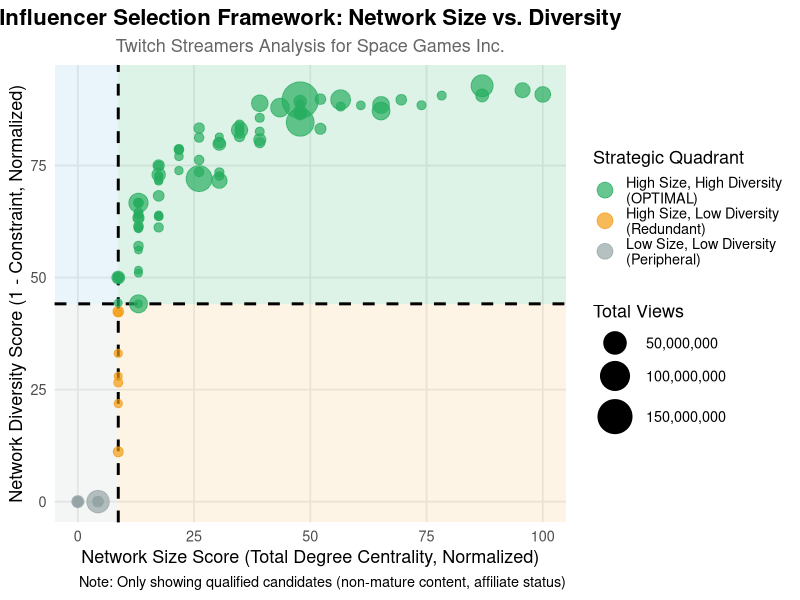
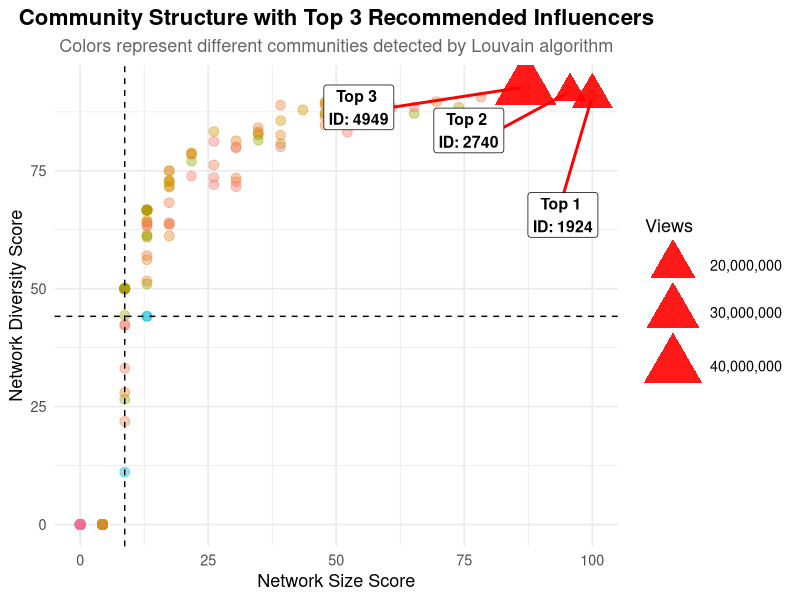

Generate these figures, in order, with R:
## ---- chunk 1
knitr::opts_chunk$set(echo = TRUE, warning = FALSE, message = FALSE, fig.width = 10, fig.height = 8)
## ---- chunk 2
# Load required libraries
library(tidyverse)
library(igraph)
library(ggplot2)
library(scales)
library(knitr)
library(gridExtra)
library(RColorBrewer)

# Set theme for plots
theme_set(theme_minimal(base_size = 12))
## ---- chunk 3
# Read Twitch network data
edges <- read_csv("data/twitch/Twitch_edges.csv")
nodes <- read_csv("data/twitch/Twitch_nodes.csv")

cat("Network structure:\n")
cat("- Nodes:", nrow(nodes), "\n")
cat("- Edges:", nrow(edges), "\n")
cat("- Potential edges:", nrow(nodes) * (nrow(nodes) - 1), "\n")
cat("- Density:", round(nrow(edges) / (nrow(nodes) * (nrow(nodes) - 1)), 4), "\n")
## ---- chunk 4
# Apply business filters
filtered_nodes <- nodes %>%
  filter(
    Mature_content == FALSE,  # Age-appropriate content for 16+ game
    Affiliate == TRUE         # Professional monetization capability
  )

cat("\n=== FILTERING RESULTS ===\n")
cat("Original candidates:", nrow(nodes), "\n")
cat("After removing mature content:", sum(!nodes$Mature_content),
    "(", round(sum(!nodes$Mature_content)/nrow(nodes)*100, 1), "%)\n")
cat("Final qualified candidates:", nrow(filtered_nodes),
    "(", round(nrow(filtered_nodes)/nrow(nodes)*100, 1), "%)\n")

# Get IDs of qualified candidates
qualified_ids <- filtered_nodes$ID
## ---- chunk 5
# Create full network
g_full <- graph_from_data_frame(d = edges, vertices = nodes$ID, directed = TRUE)

# Create subgraph with only qualified candidates
g_qualified <- induced_subgraph(g_full, vids = as.character(qualified_ids))

cat("\n=== NETWORK STRUCTURE ===\n")
cat("Full network:\n")
cat("  Nodes:", vcount(g_full), "\n")
cat("  Edges:", ecount(g_full), "\n")
cat("\nQualified candidates network:\n")
cat("  Nodes:", vcount(g_qualified), "\n")
cat("  Edges:", ecount(g_qualified), "\n")
cat("  Density:", round(edge_density(g_qualified), 4), "\n")
## ---- chunk 6
# Calculate degree centrality measures
degree_metrics <- data.frame(
  ID = as.numeric(V(g_qualified)$name),
  in_degree = degree(g_qualified, mode = "in"),
  out_degree = degree(g_qualified, mode = "out"),
  total_degree = degree(g_qualified, mode = "all")
) %>%
  arrange(desc(total_degree))

# Summary statistics
cat("\n=== DEGREE CENTRALITY SUMMARY ===\n")
cat("\nIn-Degree (Followers within qualified network):\n")
print(summary(degree_metrics$in_degree))

cat("\nOut-Degree (Following within qualified network):\n")
print(summary(degree_metrics$out_degree))

cat("\nTotal Degree:\n")
print(summary(degree_metrics$total_degree))

# Top 10 by network size
cat("\n=== TOP 10 BY NETWORK SIZE ===\n")
top_degree <- degree_metrics %>%
  head(10) %>%
  left_join(nodes, by = "ID") %>%
  select(ID, Channel_ID, total_degree, in_degree, out_degree, Views)

kable(top_degree, caption = "Top 10 Streamers by Total Degree Centrality")
## ---- chunk 7
# Check if the qualified network has edges
if(ecount(g_qualified) == 0) {
  cat("WARNING: Qualified network has no edges. Using full network for diversity analysis.\n")
  g_for_diversity <- g_full
  # Filter to only qualified IDs after calculating on full network
  use_full_network <- TRUE
} else {
  g_for_diversity <- g_qualified
  use_full_network <- FALSE
}

# Calculate constraint (inverse measure of diversity)
# Lower constraint = more structural holes = more diverse network
constraint_scores <- constraint(g_for_diversity)

# Replace NA values (nodes with no connections or isolated) with 1 (maximum constraint)
constraint_scores[is.na(constraint_scores)] <- 1

# Calculate effective size (Burt's measure of non-redundant contacts)
# Higher effective size = more diverse contacts
ego_sizes <- ego_size(g_for_diversity, order = 1, mode = "all")
effective_size <- ego_sizes - constraint_scores * ego_sizes

# Replace NA in effective size with 0
effective_size[is.na(effective_size)] <- 0

# Create diversity metrics dataframe
diversity_metrics <- data.frame(
  ID = as.numeric(V(g_for_diversity)$name),
  constraint = constraint_scores,
  effective_size = effective_size,
  diversity_score = 1 - constraint_scores  # Convert to 0-1 scale (higher = more diverse)
)

# If we used full network, filter to only qualified IDs
if(use_full_network) {
  diversity_metrics <- diversity_metrics %>%
    filter(ID %in% qualified_ids)
}

# Final cleanup and arrange
diversity_metrics <- diversity_metrics %>%
  filter(!is.na(diversity_score)) %>%  # Remove any remaining NA values
  arrange(constraint)  # Arrange by lowest constraint (highest diversity)

cat("\n=== NETWORK DIVERSITY SUMMARY ===\n")
cat("\nConstraint (lower = more diverse):\n")
print(summary(diversity_metrics$constraint))

cat("\nEffective Size (higher = more diverse):\n")
print(summary(diversity_metrics$effective_size))

# Top 10 by network diversity
cat("\n=== TOP 10 BY NETWORK DIVERSITY ===\n")
top_diversity <- diversity_metrics %>%
  head(10) %>%
  left_join(nodes, by = "ID") %>%
  select(ID, Channel_ID, constraint, effective_size, diversity_score, Views)

kable(top_diversity, caption = "Top 10 Streamers by Network Diversity (Lowest Constraint)")
## ---- chunk 8
# Combine degree and diversity metrics
combined_metrics <- degree_metrics %>%
  inner_join(diversity_metrics, by = "ID") %>%  # Use inner_join to keep only matched records
  left_join(nodes, by = "ID") %>%
  filter(!is.na(constraint), !is.na(diversity_score)) %>%  # Remove any NA diversity scores
  mutate(
    # Normalize metrics to 0-100 scale for comparison
    size_score = (total_degree - min(total_degree)) /
                 (max(total_degree) - min(total_degree)) * 100,
    diversity_score_scaled = diversity_score * 100
  )

# Calculate median splits for quadrant analysis (with na.rm=TRUE for safety)
median_size <- median(combined_metrics$size_score, na.rm = TRUE)
median_diversity <- median(combined_metrics$diversity_score_scaled, na.rm = TRUE)

cat("\n=== QUADRANT THRESHOLDS ===\n")
cat("Median Network Size Score:", round(median_size, 2), "\n")
cat("Median Diversity Score:", round(median_diversity, 2), "\n")
cat("Valid candidates with scores:", nrow(combined_metrics), "\n")

# Assign quadrants
combined_metrics <- combined_metrics %>%
  mutate(
    quadrant = case_when(
      size_score >= median_size & diversity_score_scaled >= median_diversity ~ "High Size, High Diversity\n(OPTIMAL)",
      size_score >= median_size & diversity_score_scaled < median_diversity ~ "High Size, Low Diversity\n(Redundant)",
      size_score < median_size & diversity_score_scaled >= median_diversity ~ "Low Size, High Diversity\n(Niche)",
      size_score < median_size & diversity_score_scaled < median_diversity ~ "Low Size, Low Diversity\n(Peripheral)",
      TRUE ~ "Uncategorized"  # Catch-all for any edge cases
    )
  )

# Count by quadrant
quadrant_summary <- combined_metrics %>%
  count(quadrant) %>%
  arrange(desc(n))

cat("\n=== DISTRIBUTION ACROSS QUADRANTS ===\n")
kable(quadrant_summary, caption = "Number of Candidates in Each Quadrant")
## ---- chunk 9
# Define colors for quadrants
quadrant_colors <- c(
  "High Size, High Diversity\n(OPTIMAL)" = "#27ae60",      # Green
  "High Size, Low Diversity\n(Redundant)" = "#f39c12",     # Orange
  "Low Size, High Diversity\n(Niche)" = "#3498db",         # Blue
  "Low Size, Low Diversity\n(Peripheral)" = "#95a5a6"      # Gray
)

# Create the main quadrant plot
p1 <- ggplot(combined_metrics, aes(x = size_score, y = diversity_score_scaled)) +
  # Add quadrant backgrounds
  annotate("rect", xmin = -Inf, xmax = median_size,
           ymin = median_diversity, ymax = Inf,
           fill = "#3498db", alpha = 0.1) +
  annotate("rect", xmin = median_size, xmax = Inf,
           ymin = median_diversity, ymax = Inf,
           fill = "#27ae60", alpha = 0.15) +
  annotate("rect", xmin = -Inf, xmax = median_size,
           ymin = -Inf, ymax = median_diversity,
           fill = "#95a5a6", alpha = 0.1) +
  annotate("rect", xmin = median_size, xmax = Inf,
           ymin = -Inf, ymax = median_diversity,
           fill = "#f39c12", alpha = 0.1) +

  # Add median lines
  geom_vline(xintercept = median_size, linetype = "dashed",
             color = "black", size = 1) +
  geom_hline(yintercept = median_diversity, linetype = "dashed",
             color = "black", size = 1) +

  # Add points colored by quadrant
  geom_point(aes(color = quadrant, size = Views), alpha = 0.7) +

  # Color scale
  scale_color_manual(values = quadrant_colors) +
  scale_size_continuous(range = c(2, 12), labels = comma) +

  # Labels and theme
  labs(
    title = "Influencer Selection Framework: Network Size vs. Diversity",
    subtitle = "Twitch Streamers Analysis for Space Games Inc.",
    x = "Network Size Score (Total Degree Centrality, Normalized)",
    y = "Network Diversity Score (1 - Constraint, Normalized)",
    color = "Strategic Quadrant",
    size = "Total Views",
    caption = "Note: Only showing qualified candidates (non-mature content, affiliate status)"
  ) +
  theme_minimal(base_size = 13) +
  theme(
    plot.title = element_text(face = "bold", size = 16, hjust = 0.5),
    plot.subtitle = element_text(hjust = 0.5, color = "gray40"),
    legend.position = "right",
    panel.grid.minor = element_blank()
  ) +
  guides(
    color = guide_legend(override.aes = list(size = 5)),
    size = guide_legend(override.aes = list(alpha = 1))
  )

print(p1)
## ---- chunk 10
# Focus on optimal quadrant (High Size, High Diversity)
optimal_candidates <- combined_metrics %>%
  filter(quadrant == "High Size, High Diversity\n(OPTIMAL)") %>%
  arrange(desc(size_score + diversity_score_scaled)) %>%  # Combined ranking
  mutate(
    combined_score = size_score + diversity_score_scaled,
    rank = row_number()
  )

cat("\n=== OPTIMAL QUADRANT CANDIDATES ===\n")
cat("Total candidates in optimal quadrant:", nrow(optimal_candidates), "\n\n")

# Top 15 optimal candidates
top_optimal <- optimal_candidates %>%
  head(15) %>%
  select(rank, ID, Channel_ID, total_degree, diversity_score,
         size_score, diversity_score_scaled, combined_score, Views, Days_active)

kable(top_optimal,
      digits = 2,
      caption = "Top 15 Candidates in Optimal Quadrant (High Size + High Diversity)",
      col.names = c("Rank", "ID", "Channel ID", "Total Degree", "Diversity",
                    "Size Score", "Diversity Score", "Combined Score", "Views", "Days Active"))
## ---- chunk 11
# Select top 3 for detailed analysis
top_3 <- optimal_candidates %>%
  head(3)

cat("\n=== TOP 3 RECOMMENDED INFLUENCERS ===\n\n")

for(i in 1:3) {
  candidate <- top_3[i, ]

  cat("---------------------------------------------------\n")
  cat("RANK", i, "- Channel ID:", candidate$Channel_ID, "\n")
  cat("---------------------------------------------------\n")

  cat("\n[NETWORK METRICS]\n")
  cat("  *  Total Network Size:", candidate$total_degree, "connections\n")
  cat("  *  In-Degree (Followers):", candidate$in_degree, "\n")
  cat("  *  Out-Degree (Following):", candidate$out_degree, "\n")
  cat("  *  Network Diversity Score:", round(candidate$diversity_score, 3), "\n")
  cat("  *  Constraint (lower = better):", round(candidate$constraint, 3), "\n")
  cat("  *  Effective Network Size:", round(candidate$effective_size, 1), "non-redundant contacts\n")

  cat("\n[ENGAGEMENT METRICS]\n")
  cat("  *  Total Views:", format(candidate$Views, big.mark = ","), "\n")
  cat("  *  Days Active:", candidate$Days_active, "\n")
  cat("  *  Avg Views per Day:", format(round(candidate$Views / candidate$Days_active), big.mark = ","), "\n")

  cat("\n[STRATEGIC POSITIONING]\n")
  cat("  *  Size Score (normalized):", round(candidate$size_score, 1), "/100\n")
  cat("  *  Diversity Score (normalized):", round(candidate$diversity_score_scaled, 1), "/100\n")
  cat("  *  Combined Score:", round(candidate$combined_score, 1), "/200\n")

  cat("\n[QUALIFICATION]\n")
  cat("  *  Mature Content: NO (appropriate for 16+ audience)\n")
  cat("  *  Affiliate Status: YES (professional monetization)\n")

  cat("\n[STRATEGIC VALUE]\n")
  size_ok <- !is.na(candidate$size_score)
  div_ok <- !is.na(candidate$diversity_score_scaled)
  if(size_ok && div_ok && candidate$size_score > 75 && candidate$diversity_score_scaled > 75) {
    cat("  *** EXCEPTIONAL - Top-tier size and diversity\n")
  } else if(size_ok && div_ok && candidate$size_score > 60 && candidate$diversity_score_scaled > 60) {
    cat("  ** STRONG - Well-balanced profile\n")
  } else if(size_ok && div_ok) {
    cat("  * GOOD - Solid candidate\n")
  } else {
    cat("  * Scores unavailable\n")
  }

  cat("\n")
}
## ---- chunk 12
# Detect communities using Louvain algorithm
set.seed(123)
communities <- cluster_louvain(as.undirected(g_qualified))

# Add community membership to metrics
combined_metrics <- combined_metrics %>%
  mutate(
    community = as.numeric(membership(communities)[as.character(ID)])
  )

cat("\n=== COMMUNITY STRUCTURE ===\n")
cat("Number of communities detected:", max(combined_metrics$community, na.rm = TRUE), "\n")

# Community size distribution
community_sizes <- combined_metrics %>%
  count(community) %>%
  arrange(desc(n))

cat("\nTop 10 communities by size:\n")
print(head(community_sizes, 10))

# Identify optimal candidates by community
optimal_by_community <- combined_metrics %>%
  filter(quadrant == "High Size, High Diversity\n(OPTIMAL)") %>%
  group_by(community) %>%
  arrange(desc(size_score + diversity_score_scaled)) %>%
  slice_head(n = 1) %>%
  ungroup() %>%
  arrange(desc(size_score + diversity_score_scaled))

cat("\n=== BEST CANDIDATE FROM EACH MAJOR COMMUNITY ===\n")
top_community_candidates <- optimal_by_community %>%
  head(10) %>%
  select(community, ID, Channel_ID, total_degree, diversity_score,
         size_score, diversity_score_scaled, Views)

kable(top_community_candidates,
      digits = 2,
      caption = "Top Candidate from Each Major Community (for Portfolio Diversification)")
## ---- chunk 13
# Visualize communities with top candidates highlighted
top_3_ids <- top_3$ID

p2 <- ggplot(combined_metrics, aes(x = size_score, y = diversity_score_scaled)) +
  # Background points colored by community
  geom_point(aes(color = as.factor(community)), alpha = 0.4, size = 3) +

  # Highlight top 3 candidates
  geom_point(data = combined_metrics %>% filter(ID %in% top_3_ids),
             aes(size = Views), color = "red", shape = 17, alpha = 0.9) +

  # Add labels for top 3
  ggrepel::geom_label_repel(
    data = combined_metrics %>% filter(ID %in% top_3_ids),
    aes(label = paste("Top", match(ID, top_3_ids), "\nID:", ID)),
    box.padding = 1,
    point.padding = 0.5,
    segment.color = "red",
    segment.size = 1,
    size = 4,
    fontface = "bold"
  ) +

  # Median lines
  geom_vline(xintercept = median_size, linetype = "dashed", color = "black") +
  geom_hline(yintercept = median_diversity, linetype = "dashed", color = "black") +

  scale_size_continuous(range = c(8, 15), labels = comma) +
  labs(
    title = "Community Structure with Top 3 Recommended Influencers",
    subtitle = "Colors represent different communities detected by Louvain algorithm",
    x = "Network Size Score",
    y = "Network Diversity Score",
    color = "Community",
    size = "Views"
  ) +
  theme_minimal(base_size = 13) +
  theme(
    plot.title = element_text(face = "bold", size = 16, hjust = 0.5),
    plot.subtitle = element_text(hjust = 0.5, color = "gray40"),
    legend.position = "right"
  ) +
  guides(color = "none")  # Too many communities to show legend

print(p2)
## ---- chunk 14
# Define ROI calculation parameters
roi_params <- list(
  game_price = 29.99,
  baseline_conversion = 0.0002,  # 0.02% baseline conversion
  influencer_uplift = 0.0004,    # Additional 0.04% from influencer
  network_multiplier = 2.5,      # Indirect reach multiplier
  influencer_fee_base = 1000,    # Base fee per influencer
  influencer_fee_per_view = 0.001  # Additional fee per 1000 views
)

# Calculate expected ROI for top 3 candidates
roi_analysis <- top_3 %>%
  mutate(
    # Estimate direct reach (followers)
    direct_reach = in_degree,

    # Estimate indirect reach (network effect)
    indirect_reach = total_degree * roi_params$network_multiplier,

    # Total potential reach
    total_reach = direct_reach + indirect_reach,

    # Expected conversions
    conversions = total_reach * roi_params$influencer_uplift,

    # Expected revenue
    expected_revenue = conversions * roi_params$game_price,

    # Estimated cost
    estimated_cost = roi_params$influencer_fee_base +
                     (Views / 1000 * roi_params$influencer_fee_per_view),

    # ROI calculation
    net_revenue = expected_revenue - estimated_cost,
    roi_ratio = expected_revenue / estimated_cost,
    roi_percent = (roi_ratio - 1) * 100
  )

cat("\n=== ROI PROJECTIONS FOR TOP 3 CANDIDATES ===\n\n")

roi_summary <- roi_analysis %>%
  select(ID, Channel_ID, direct_reach, indirect_reach, total_reach,
         conversions, expected_revenue, estimated_cost, net_revenue, roi_percent) %>%
  mutate(
    rank = row_number(),
    across(c(conversions), ~round(., 1)),
    across(c(expected_revenue, estimated_cost, net_revenue), ~round(., 2))
  )

kable(roi_summary,
      digits = 1,
      caption = "ROI Projections for Top 3 Recommended Influencers",
      format.args = list(big.mark = ","))

cat("\n[TOTAL CAMPAIGN PROJECTIONS]\n")
cat("  *  Total Investment:", format(sum(roi_summary$estimated_cost), big.mark = ","), "USD\n")
cat("  *  Total Expected Revenue:", format(sum(roi_summary$expected_revenue), big.mark = ","), "USD\n")
cat("  *  Total Net Revenue:", format(sum(roi_summary$net_revenue), big.mark = ","), "USD\n")
cat("  *  Average ROI:", round(mean(roi_summary$roi_percent), 1), "%\n")
## ---- chunk 15
# Create final recommendation set
final_recommendations <- combined_metrics %>%
  filter(quadrant == "High Size, High Diversity\n(OPTIMAL)") %>%
  arrange(desc(size_score + diversity_score_scaled)) %>%
  head(5) %>%
  mutate(
    recommendation_tier = case_when(
      row_number() <= 3 ~ "PRIMARY",
      row_number() <= 5 ~ "BACKUP"
    ),
    combined_score = size_score + diversity_score_scaled
  ) %>%
  select(recommendation_tier, ID, Channel_ID, total_degree, in_degree,
         diversity_score, size_score, diversity_score_scaled,
         combined_score, Views, Days_active, community)

kable(final_recommendations,
      digits = 2,
      caption = "Final Influencer Recommendations with Backup Candidates")
